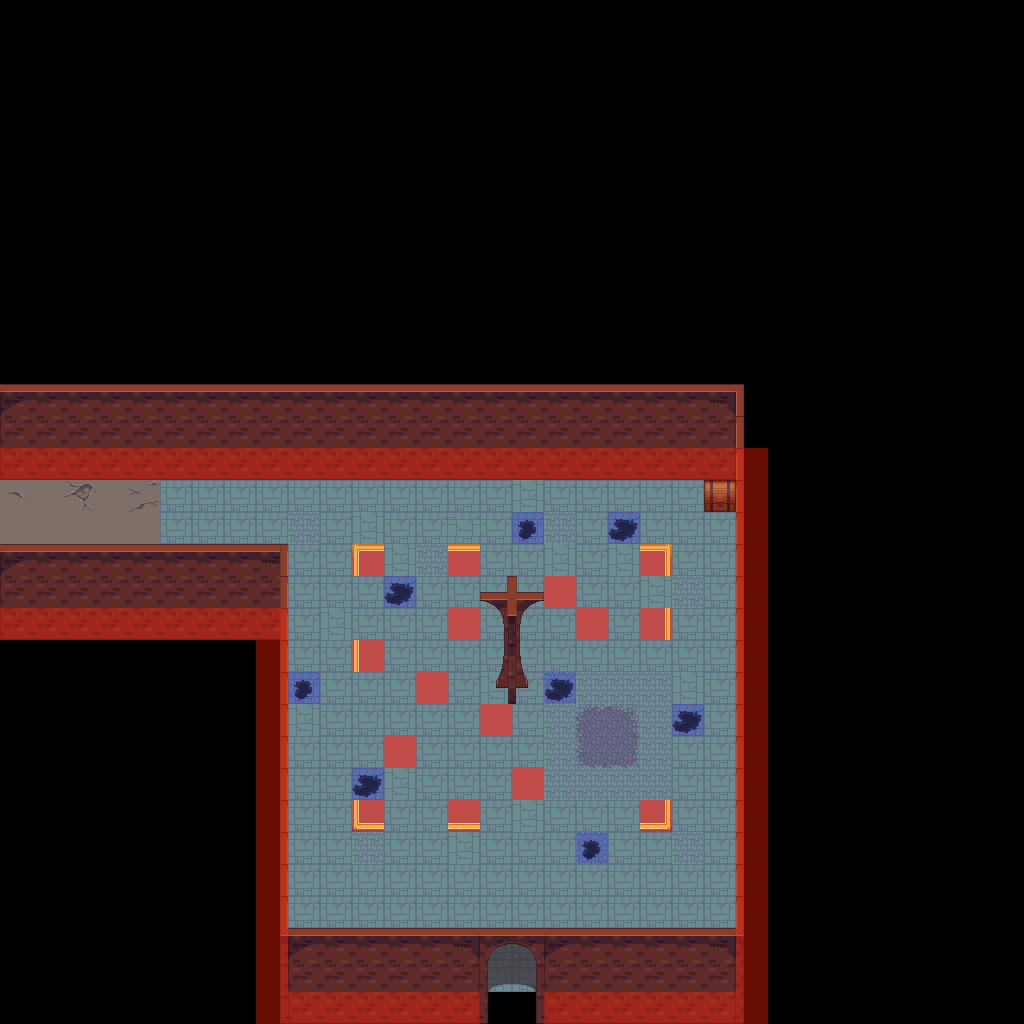

The image is a tile-based game level rendered from a .tmx file. Its description and source (layers, tilesets, objects; grid data summarised) follow:
An orthogonal 32x32 tile map with 32x32 px tiles, 4 tile layers (background, fringe, object, collision), 4 tilesets and 5 objects (3x event, 2x enemy).

<map height="32" orientation="orthogonal" renderorder="right-down" tileheight="32" tilewidth="32" version="1.0" width="32">
 <properties>
  <property name="music" value="music/mysticaltheme.ogg" />
  <property name="tileset" value="tilesetdefs/interior.txt" />
  <property name="title" value="Castle Basement" />
 </properties>
 <tileset firstgid="1" name="tiled_collision" tileheight="32" tilewidth="32">
  <image height="32" source="tiled_collision.png" width="480" />
 </tileset>
 <tileset firstgid="16" name="interior_background" tileheight="32" tilewidth="32">
  <image height="832" source="interior_background.png" width="864" />
 </tileset>
 <tileset firstgid="718" name="intfurniture" tileheight="64" tilewidth="32">
  <image height="512" source="intfurniture.png" width="671" />
 </tileset>
 <tileset firstgid="878" name="interiorbuildings" tileheight="128" tilewidth="32">
  <image height="768" source="interiorbuildings.png" width="672" />
 </tileset>
 <layer height="32" name="background" width="32">
  <data>[1024 cells, 1024 non-empty, 22 distinct tile ids]</data>
 </layer>
 <layer height="32" name="fringe" width="32">
  <data>[1024 cells, 0 non-empty, 0 distinct tile ids]</data>
 </layer>
 <layer height="32" name="object" width="32">
  <data>[1024 cells, 86 non-empty, 12 distinct tile ids]</data>
 </layer>
 <layer height="32" name="collision" width="32">
  <data>[1024 cells, 83 non-empty, 3 distinct tile ids]</data>
 </layer>
 <objectgroup name="enemy">
  <object height="288" name="Venom Bat" type="enemy" width="288" x="384" y="544">
   <properties>
    <property name="level" value="3,3" />
    <property name="number" value="1,1" />
   <property name="category" value="venombat" /></properties>
  </object>
  <object height="288" name="2 snakes" type="enemy" width="288" x="352" y="544">
   <properties>
    <property name="level" value="1,1" />
    <property name="number" value="2,2" />
   <property name="category" value="snake" /></properties>
  </object>
 </objectgroup>
 <objectgroup name="event">
  <object height="32" name="Chest" type="event" width="32" x="704" y="480">
   <properties>
    <property name="hotspot" value="location" />
    <property name="loot" value="300,fixed,1" />
    <property name="mapmod" value="object,22,15,206" />
    <property name="repeat" value="false" />
    <property name="requires_not_status" value="snaketalis" />
    <property name="tooltip" value="Chest" />
   <property name="activate" value="on_trigger" /></properties>
  </object>
  <object height="32" name="Teleport to Castle3" type="event" width="64" x="480" y="992">
   <properties>
    <property name="intermap" value="maps/castle3.txt,14,11" />
   <property name="activate" value="on_trigger" /></properties>
  </object>
  <object height="128" name="Teleport to CastleB" type="event" width="32" x="0" y="480">
   <properties>
    <property name="intermap" value="maps/castleb.txt,30,11" />
   <property name="activate" value="on_trigger" /></properties>
  </object>
 </objectgroup>
</map>
